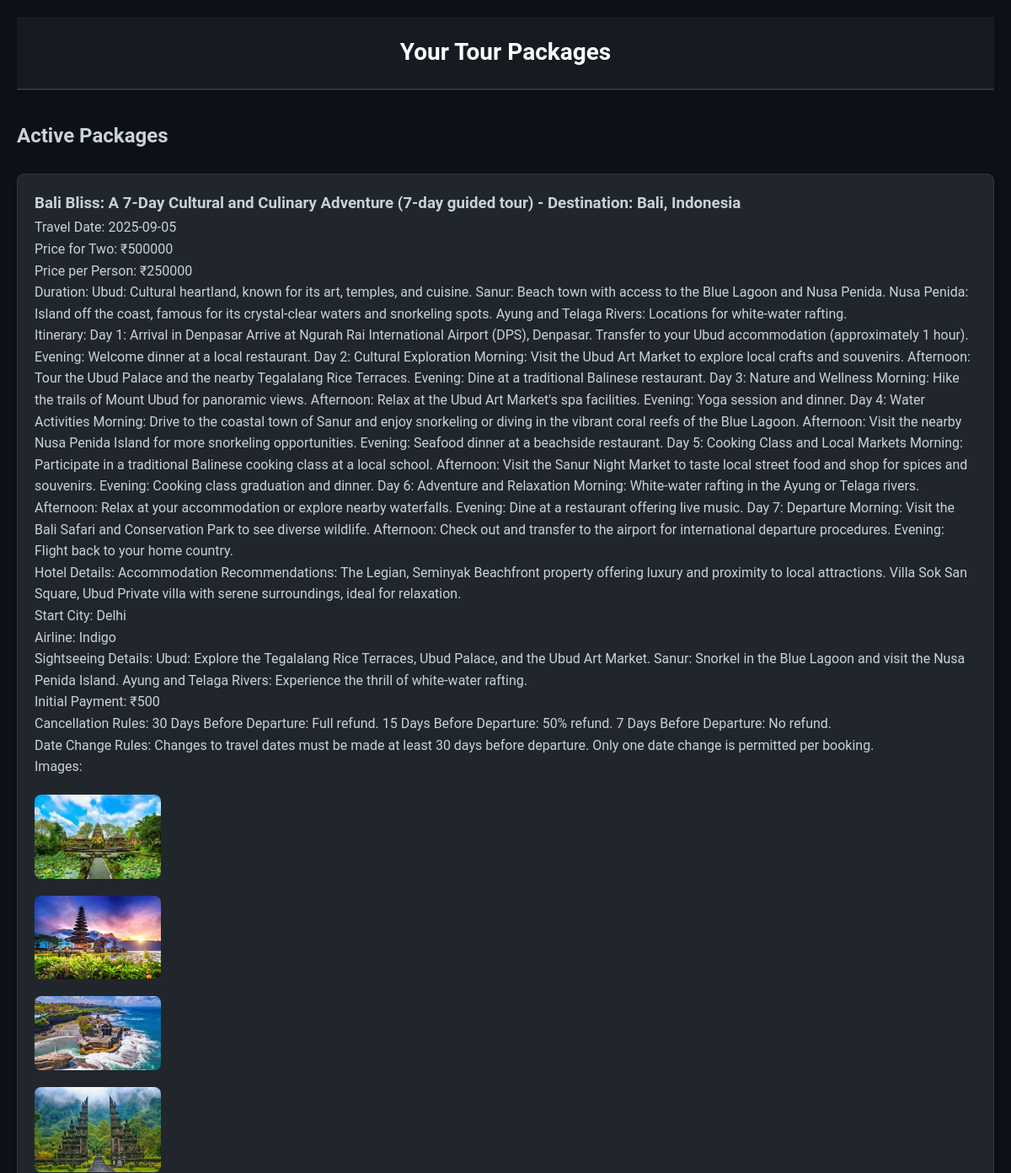
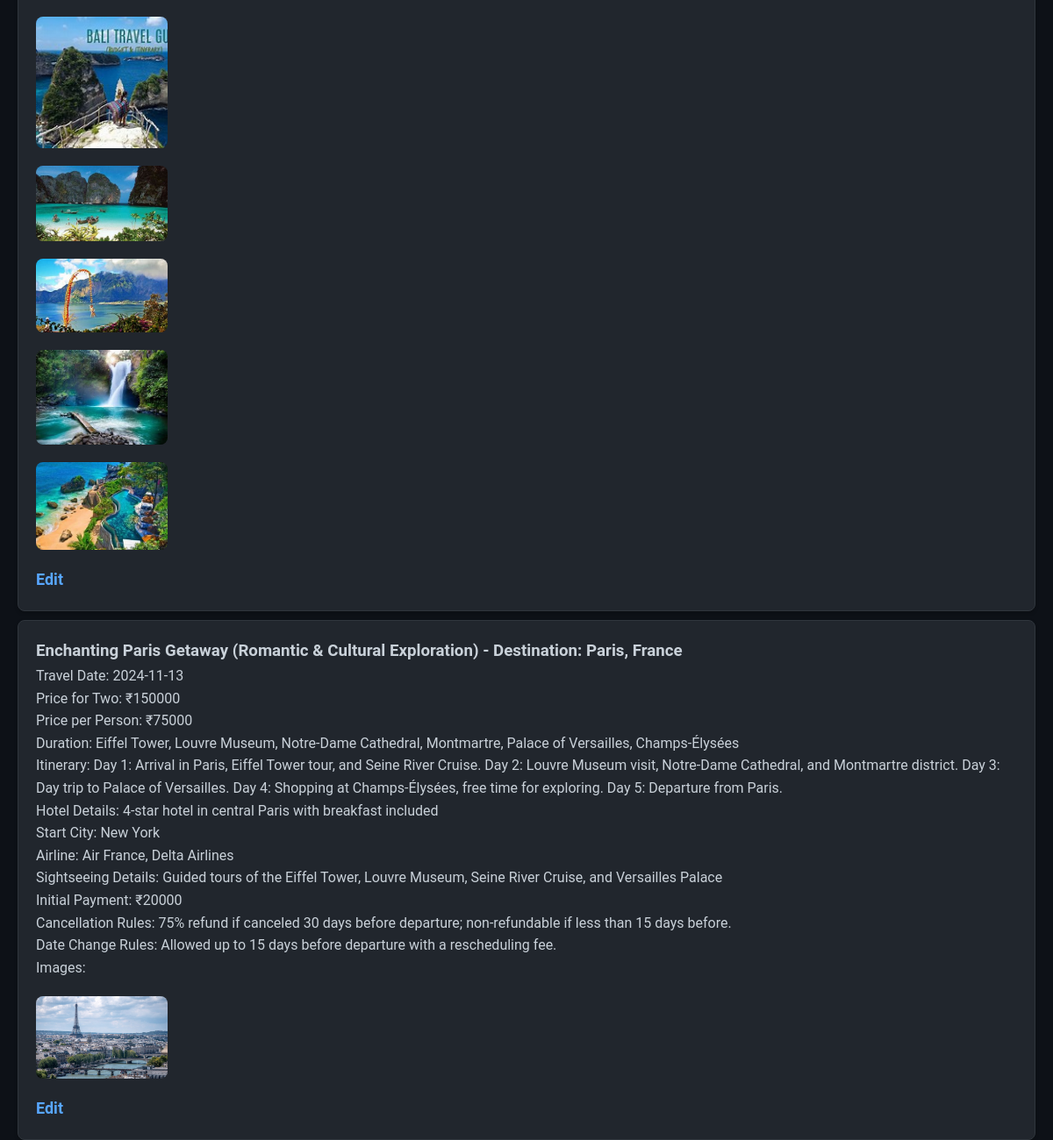
Page /Php/view_packages.php?email=avi@gmail.com on the committed database (2 pictures, top to bottom).
### tables this page shows
CREATE TABLE `travel_data` (
  `email` varchar(255) DEFAULT NULL,
  `uniq_id` varchar(255) NOT NULL,
  `crawl_time` timestamp NOT NULL DEFAULT current_timestamp() ON UPDATE current_timestamp(),
  `package_name` varchar(255) DEFAULT NULL,
  `package_type` varchar(100) NOT NULL,
  `destination` text NOT NULL,
  `itinerary` text DEFAULT NULL,
  `duration` int(11) NOT NULL,
  `places_covered` text NOT NULL,
  `travel_date` date NOT NULL,
  `hotel_details` varchar(255) NOT NULL,
  `start_city` varchar(100) NOT NULL,
  `airline` varchar(255) NOT NULL,
  `price_per_two` int(11) NOT NULL,
  `price_per_person` float NOT NULL,
  `sightseeing_details` text NOT NULL,
  `Initial_Payment` int(11) NOT NULL,
  `Cancellation_Rules` text NOT NULL,
  `Date_Change_Rules` text NOT NULL,
  `image1` varchar(255) NOT NULL,
  `image2` varchar(255) NOT NULL,
  `image3` varchar(255) NOT NULL,
  `image4` varchar(255) NOT NULL,
  `image5` varchar(255) NOT NULL,
  `image6` varchar(255) NOT NULL,
  `image7` varchar(255) NOT NULL,
  `image8` varchar(255) NOT NULL,
  `image9` varchar(255) NOT NULL,
  `image10` varchar(255) NOT NULL,
  `image11` varchar(255) NOT NULL
);

### Php/view_packages.php (the view, shortened to what this page needs)
<?php
include 'db_connect.php';
if (isset($_GET['email'])) {
    $email = mysqli_real_escape_string($conn, $_GET['email']);
    $query = "SELECT uniq_id, email, package_name, package_type, destination, itinerary, places_covered, travel_date, hotel_details, start_city, airline, price_per_two, price_per_person, sightseeing_details, Initial_Payment, Cancellation_Rules, Date_Change_Rules, image1, image2, image3, image4, image5, image6, image7, image8, image9, image10 FROM travel_data WHERE email = '$email'";
    $result = mysqli_query($conn, $query);
    if (mysqli_num_rows($result) > 0) {
        $packages = mysqli_fetch_all($result, MYSQLI_ASSOC);
    } else {
        $packages = null;
    }
} else {
    echo "No email provided.";
    exit();
}
?>
<!DOCTYPE html>
<html lang="en">
<head>
    <link rel="stylesheet" href="../CSS/view_packages.css">
</head>
<body>
    <div class="container-packages">
        <div class="header-packages">
            <h1>Your Tour Packages</h1>
</div>
        <br>
        <main>
            <h2>Active Packages</h2>
            <br>
            <ul class="package-list">
                <?php if ($packages): ?>
                    <?php foreach ($packages as $package): ?>
                        <li class="listes">
                            <h3><?php echo $package['package_name']; ?> (<?php echo $package['package_type']; ?>) - Destination: <?php echo $package['destination']; ?></h3>
                            <p>Travel Date: <?php echo $package['travel_date']; ?></p>
                            <p>Price for Two: ₹<?php echo $package['price_per_two']; ?></p>
                            <p>Price per Person: ₹<?php echo $package['price_per_person']; ?></p>
                            <p>Duration: <?php echo $package['places_covered']; ?></p>
                            <p>Itinerary: <?php echo $package['itinerary']; ?></p>
                            <p>Hotel Details: <?php echo $package['hotel_details']; ?></p>
                            <p>Start City: <?php echo $package['start_city']; ?></p>
                            <p>Airline: <?php echo $package['airline']; ?></p>
                            <p>Sightseeing Details: <?php echo $package['sightseeing_details']; ?></p>
                            <p>Initial Payment: ₹<?php echo $package['Initial_Payment']; ?></p>
                            <p>Cancellation Rules: <?php echo $package['Cancellation_Rules']; ?></p>
                            <p>Date Change Rules: <?php echo $package['Date_Change_Rules']; ?></p>
                            <p>Images:</p>
                            <?php for ($i = 1; $i <= 10; $i++): ?>
                                <?php if (!empty($package['image' . $i])): ?>
                                    <img src="<?php echo $package['image' . $i]; ?>" alt="<?php echo $package['package_name']; ?>" width="150px">
                                <?php endif; ?>
                            <?php endfor; ?>
                            <a href="edit_package.php?uniq_id=<?php echo $package['uniq_id']; ?>&email=<?php echo urlencode($email); ?>">Edit</a>
                        </li>
                    <?php endforeach; ?>
                <?php else: ?>
                    <li>No active packages found.</li>
                <?php endif; ?>
            </ul>
        </main>
    </div>
</body>
</html>

### CSS/CSS/view_packages.css (style rules this page uses)
* { margin: 0; padding: 0; box-sizing: border-box; font-family: 'Roboto', sans-serif; }
body { background-color: #0D1117; color: #C9D1D9; line-height: 1.6; }
.container-packages { max-width: 1200px; height:2px; margin: 0 auto; padding: 20px; }
h1 { background-color: #161B22; color: #ffffff; padding: 20px 0; text-align: center; border-bottom: 2px solid #30363D; box-shadow: 0 2px 4px rgba(0, 0, 0, 0.2); }
h1 { font-size: 28px; margin-bottom: 10px; }
p { color:#c9d1d9; }
.package-list { list-style: none; padding-left: 0; }
.package-list li { background-color: #21262D; padding: 20px; margin-bottom: 10px; border-radius: 8px; border: 1px solid #30363D; transition: transform 0.3s ease, box-shadow 0.3s ease; box-shadow: 0 2px 4px rgba(0, 0, 0, 0.2); }
.package-list li a { color: #58A6FF; text-decoration: none; font-weight: bold; font-size: 18px; }
.package-list li { display: block; }
.package-list li img { display: block; margin: 20px 0; border-radius: 8px; max-width: 100%; }

### rows in the picture
travel_data: package_name "Bali Bliss: A 7-Day Cultural and Culinary Adventure", package_type "7-day guided tour", destination "Bali, Indonesia", travel_date "2025-09-05", price_per_two "500000", price_per_person "250000", places_covered "Ubud: Cultural heartland, known for its art, temples, and cuisine. Sanur: Beach town with access to the Blue Lagoon and Nusa Penida. Nusa Penida: Island off the coast, famous for its crystal-clear waters and snorkeling spots. Ayung and Telaga Rivers: Locations for white-water rafting.", itinerary "Day 1: Arrival in Denpasar Arrive at Ngurah Rai International Airport (DPS), Denpasar. Transfer to your Ubud accommodation (approximately 1 hour). Evening: Welcome dinner at a local restaurant. Day 2: Cultural Exploration Morning: Visit the Ubud Art Market to explore local crafts and souvenirs. Afternoon: Tour the Ubud Palace and the nearby Tegalalang Rice Terraces. Evening: Dine at a traditional Balinese restaurant. Day 3: Nature and Wellness Morning: Hike the trails of Mount Ubud for panoramic views. Afternoon: Relax at the Ubud Art Market's spa facilities. Evening: Yoga session and dinner. Day 4: Water Activities Morning: Drive to the coastal town of Sanur and enjoy snorkeling or diving…", hotel_details "Accommodation Recommendations: The Legian, Seminyak Beachfront property offering luxury and proximity to local attractions. Villa Sok San Square, Ubud Private villa with serene surroundings, ideal for relaxation.", start_city "Delhi", airline "Indigo", sightseeing_details "Ubud: Explore the Tegalalang Rice Terraces, Ubud Palace, and the Ubud Art Market. Sanur: Snorkel in the Blue Lagoon and visit the Nusa Penida Island. Ayung and Telaga Rivers: Experience the thrill of white-water rafting.", Initial_Payment "500", Cancellation_Rules "30 Days Before Departure: Full refund. 15 Days Before Departure: 50% refund. 7 Days Before Departure: No refund.", Date_Change_Rules "Changes to travel dates must be made at least 30 days before departure. Only one date change is permitted per booking.", image1 (picture), image2 (picture), image3 (picture), image4 (picture), image5 (picture), image6 (picture), image7 (picture), image8 (picture), image9 (picture)
travel_data: package_name "Enchanting Paris Getaway", package_type "Romantic & Cultural Exploration", destination "Paris, France", travel_date "2024-11-13", price_per_two "150000", price_per_person "75000", places_covered "Eiffel Tower, Louvre Museum, Notre-Dame Cathedral, Montmartre, Palace of Versailles, Champs-Élysées", itinerary "Day 1: Arrival in Paris, Eiffel Tower tour, and Seine River Cruise. Day 2: Louvre Museum visit, Notre-Dame Cathedral, and Montmartre district. Day 3: Day trip to Palace of Versailles. Day 4: Shopping at Champs-Élysées, free time for exploring. Day 5: Departure from Paris.", hotel_details "4-star hotel in central Paris with breakfast included", start_city "New York", airline "Air France, Delta Airlines", sightseeing_details "Guided tours of the Eiffel Tower, Louvre Museum, Seine River Cruise, and Versailles Palace", Initial_Payment "20000", Cancellation_Rules "75% refund if canceled 30 days before departure; non-refundable if less than 15 days before.", Date_Change_Rules "Allowed up to 15 days before departure with a rescheduling fee.", image1 (picture)
